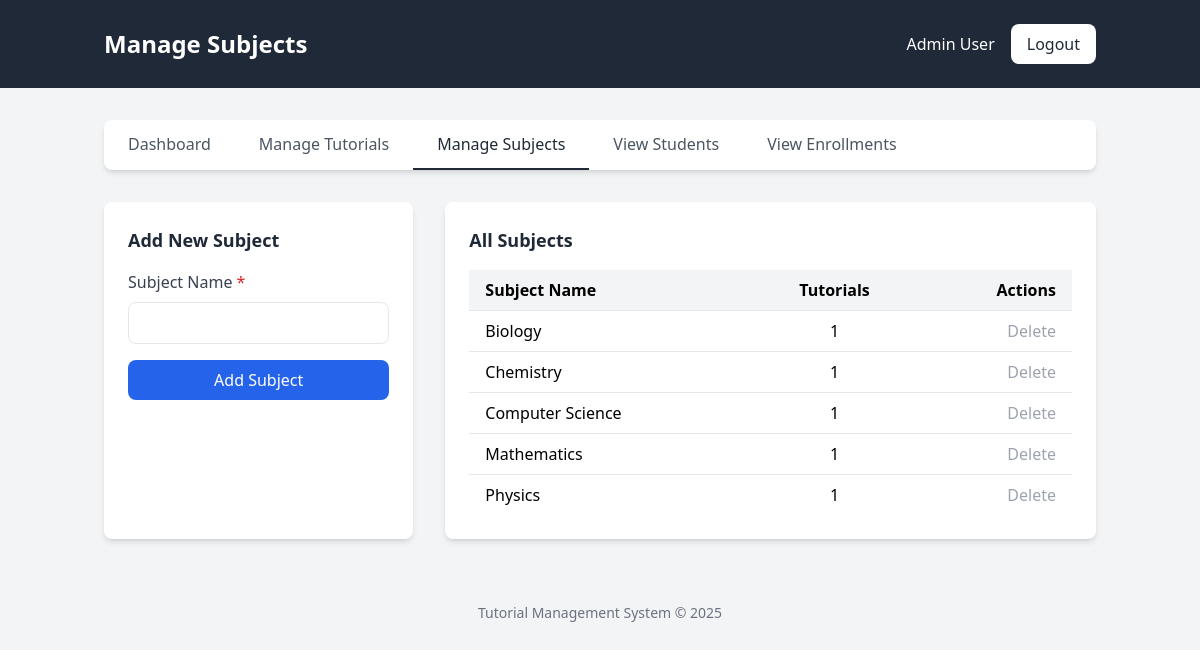
The app's page /admin/subjects.php (signed in) with its own data.
### tables this page shows
CREATE TABLE IF NOT EXISTS subjects (
    id INT(11) NOT NULL AUTO_INCREMENT,
    name VARCHAR(100) NOT NULL UNIQUE,
    PRIMARY KEY (id)
);

### admin/subjects.php (the view, shortened to what this page needs)
<?php
require_once('../includes/config.php');
$query = "SELECT s.*, COUNT(t.id) as tutorial_count
          FROM subjects s
          LEFT JOIN tutorials t ON s.id = t.subject_id
          GROUP BY s.id
          ORDER BY s.name";
$result = mysqli_query($conn, $query);
$subjects = [];
if ($result) {
    while ($row = mysqli_fetch_assoc($result)) {
        $subjects[] = $row;
    }
}
include_once('../includes/header.php');
?>
<div class="bg-gray-800">
    <div class="container mx-auto px-4 py-6">
        <div class="flex justify-between items-center">
            <h1 class="text-2xl font-bold text-white">Manage Subjects</h1>
            <div class="flex items-center space-x-4">
                <span class="text-white"><?php echo $_SESSION['name']; ?></span>
                <a href="logout.php" class="bg-white text-gray-800 px-4 py-2 rounded-lg font-medium hover:bg-gray-100 transition duration-300">Logout</a>
            </div>
        </div>
    </div>
</div>
<div class="container mx-auto px-4 py-8">
    <div class="bg-white rounded-lg shadow-md mb-8">
        <div class="flex flex-wrap">
            <a href="dashboard.php" class="px-6 py-3 text-gray-600 font-medium hover:text-gray-800 transition duration-300">Dashboard</a>
            <a href="tutorials.php" class="px-6 py-3 text-gray-600 font-medium hover:text-gray-800 transition duration-300">Manage Tutorials</a>
            <a href="subjects.php" class="px-6 py-3 text-gray-800 font-medium border-b-2 border-gray-800">Manage Subjects</a>
            <a href="students.php" class="px-6 py-3 text-gray-600 font-medium hover:text-gray-800 transition duration-300">View Students</a>
            <a href="enrollments.php" class="px-6 py-3 text-gray-600 font-medium hover:text-gray-800 transition duration-300">View Enrollments</a>
        </div>
    </div>
    <div class="grid grid-cols-1 md:grid-cols-3 gap-8">
        <div class="bg-white rounded-lg shadow-md p-6">
            <h2 class="text-lg font-semibold text-gray-800 mb-4">Add New Subject</h2>
            <form method="POST" action="" id="subjectForm">
                <div class="mb-4">
                    <label for="name" class="block text-gray-700 font-medium mb-2">Subject Name <span class="text-red-600">*</span></label>
                    <input type="text" id="name" name="name" class="w-full px-4 py-2 border rounded-lg focus:outline-none focus:ring-2 focus:ring-blue-500" required>
                </div>
                <button type="submit" name="add_subject" class="w-full bg-blue-600 hover:bg-blue-700 text-white font-medium py-2 px-4 rounded-lg transition duration-300">
                    Add Subject
                </button>
            </form>
        </div>
        <div class="bg-white rounded-lg shadow-md p-6 md:col-span-2">
            <h2 class="text-lg font-semibold text-gray-800 mb-4">All Subjects</h2>
            <?php if (empty($subjects)): ?>
                <p class="text-gray-600">No subjects available. Add your first subject.</p>
            <?php else: ?>
                <div class="overflow-x-auto">
                    <table class="w-full border-collapse">
                        <thead>
                            <tr class="bg-gray-100">
                                <th class="px-4 py-2 text-left">Subject Name</th>
                                <th class="px-4 py-2 text-center">Tutorials</th>
                                <th class="px-4 py-2 text-right">Actions</th>
                            </tr>
                        </thead>
                        <tbody>
                            <?php foreach ($subjects as $subject): ?>
                                <tr class="border-t hover:bg-gray-50">
                                    <td class="px-4 py-2"><?php echo $subject['name']; ?></td>
                                    <td class="px-4 py-2 text-center"><?php echo $subject['tutorial_count']; ?></td>
                                    <td class="px-4 py-2 text-right">
                                        <?php if ($subject['tutorial_count'] == 0): ?>
                                            <a href="subjects.php?delete=<?php echo $subject['id']; ?>" class="text-red-600 hover:underline" onclick="return confirm('Are you sure you want to delete this subject?')">Delete</a>
                                        <?php else: ?>
                                            <span class="text-gray-400 cursor-not-allowed" title="Cannot delete: Subject is in use">Delete</span>
                                        <?php endif; ?>
                                    </td>
                                </tr>
                            <?php endforeach; ?>
                        </tbody>
                    </table>
                </div>
            <?php endif; ?>
        </div>
    </div>
</div>
<?php include_once('../includes/footer.php'); ?>

### records on screen
subjects: name "Biology", tutorial_count "1"
subjects: name "Chemistry", tutorial_count "1"
subjects: name "Computer Science", tutorial_count "1"
subjects: name "Mathematics", tutorial_count "1"
subjects: name "Physics", tutorial_count "1"

### other values on screen
$_SESSION['name'] "Admin User"
